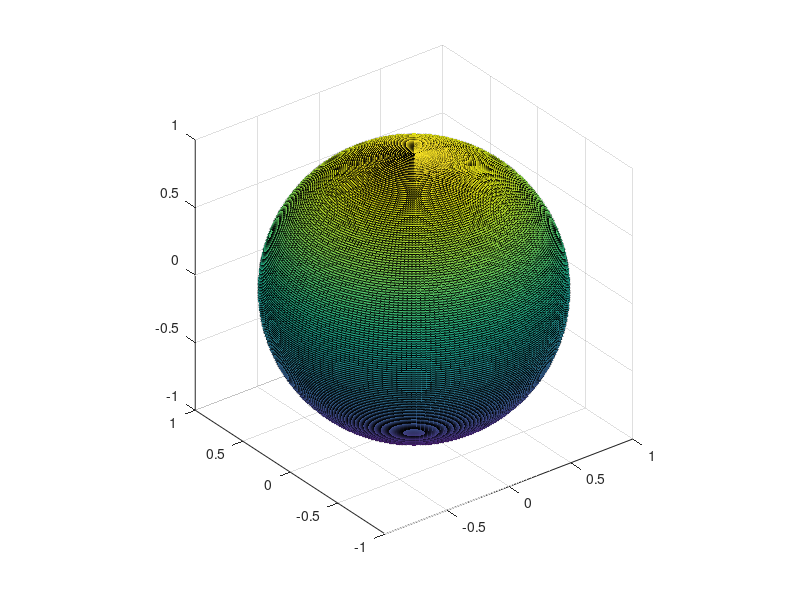

Reproduce this figure in MATLAB.
t = linspace(0,pi,200);
p = linspace(0,2*pi,200);
[theta,phi] = meshgrid(t,p);
X = sin(theta).*cos(phi);
Y = sin(theta).*sin(phi);
Z = cos(theta);
h = surf(X,Y,Z);
axis equal;